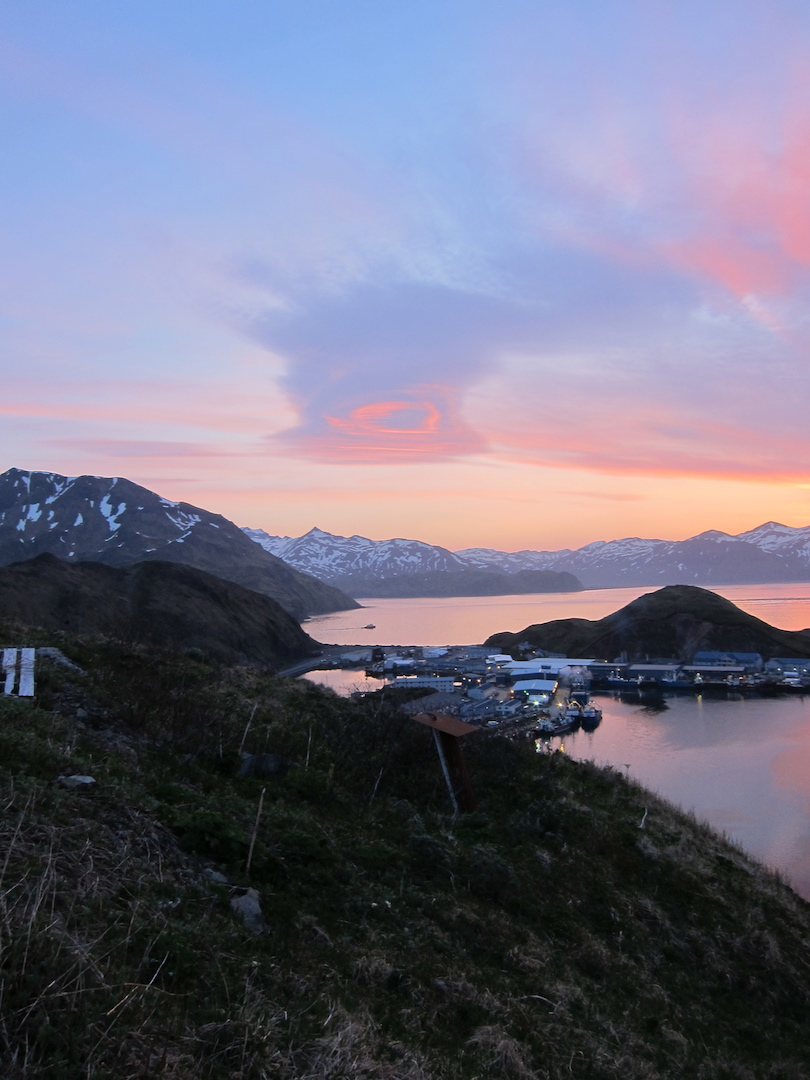
#> input picture course content/Rana's Midterm Review/InputImages/Sun/1.jpg, 810 x 1080 px
$ jupyter execute 'stitch 2+ images.ipynb'
#> lines starting #> are read from the running program, lines starting #| are printed output that depends on the picture
[cell 1]
import numpy as np
import matplotlib.pyplot as plt
import cv2

[cell 2]
img1 = cv2.cvtColor(cv2.imread('InputImages/Sun/1.jpg'), cv2.COLOR_BGR2RGB)
img2 = cv2.cvtColor(cv2.imread('InputImages/Sun/2.jpg'), cv2.COLOR_BGR2RGB)
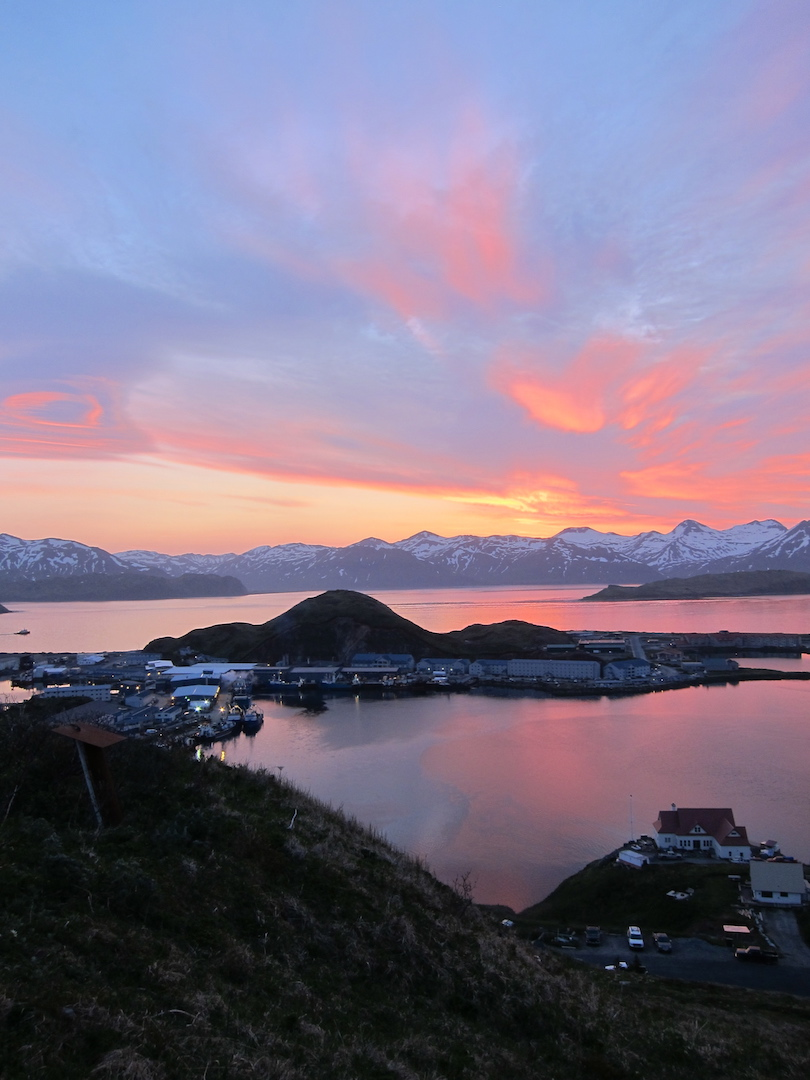
#> input picture course content/Rana's Midterm Review/InputImages/Sun/2.jpg, 810 x 1080 px
img3 = cv2.cvtColor(cv2.imread('InputImages/Sun/3.jpg'), cv2.COLOR_BGR2RGB)
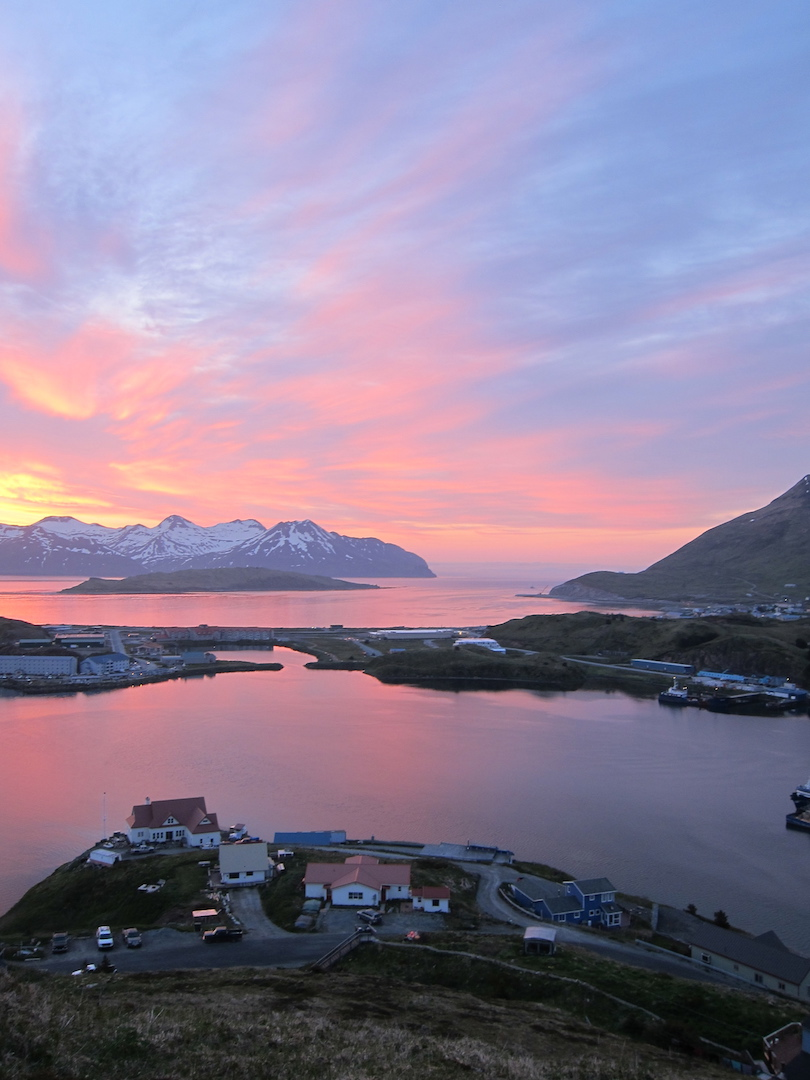
#> input picture course content/Rana's Final Review/InputImages/Sun/3.jpg, 810 x 1080 px, found by its file name
img4 = cv2.cvtColor(cv2.imread('InputImages/Sun/4.jpg'), cv2.COLOR_BGR2RGB)
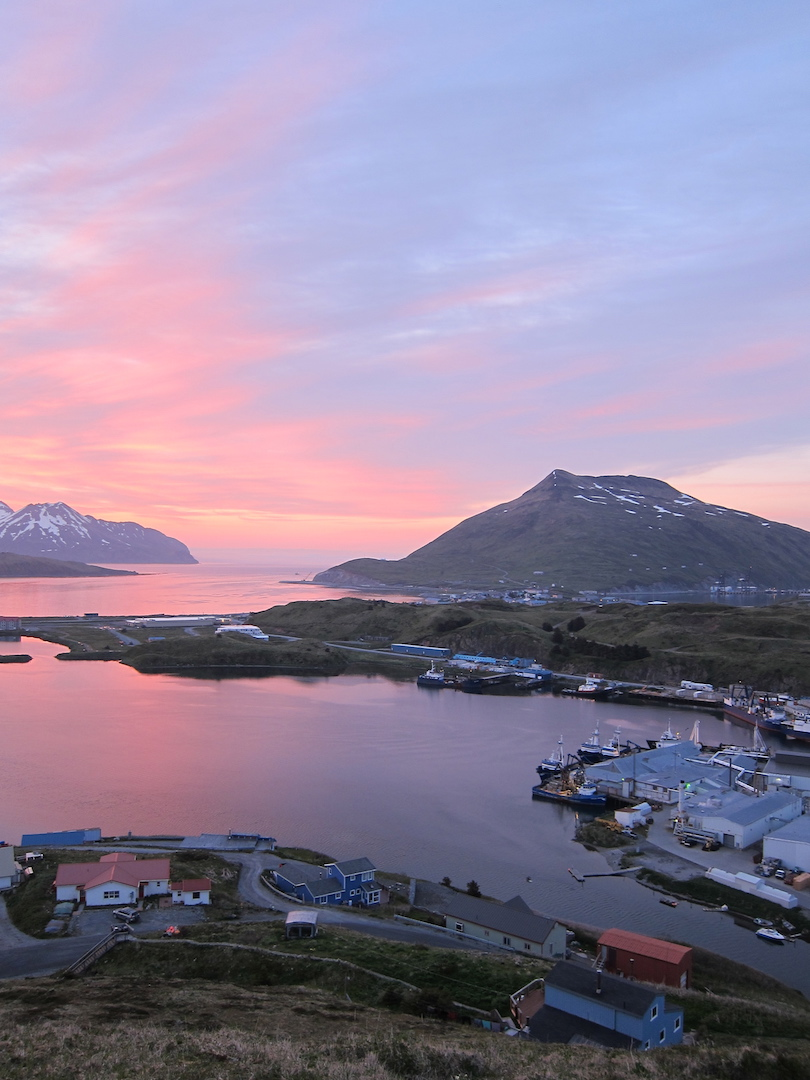
#> input picture course content/Rana's Midterm Review/InputImages/Sun/4.jpg, 810 x 1080 px
img5 = cv2.cvtColor(cv2.imread('InputImages/Sun/5.jpg'), cv2.COLOR_BGR2RGB)
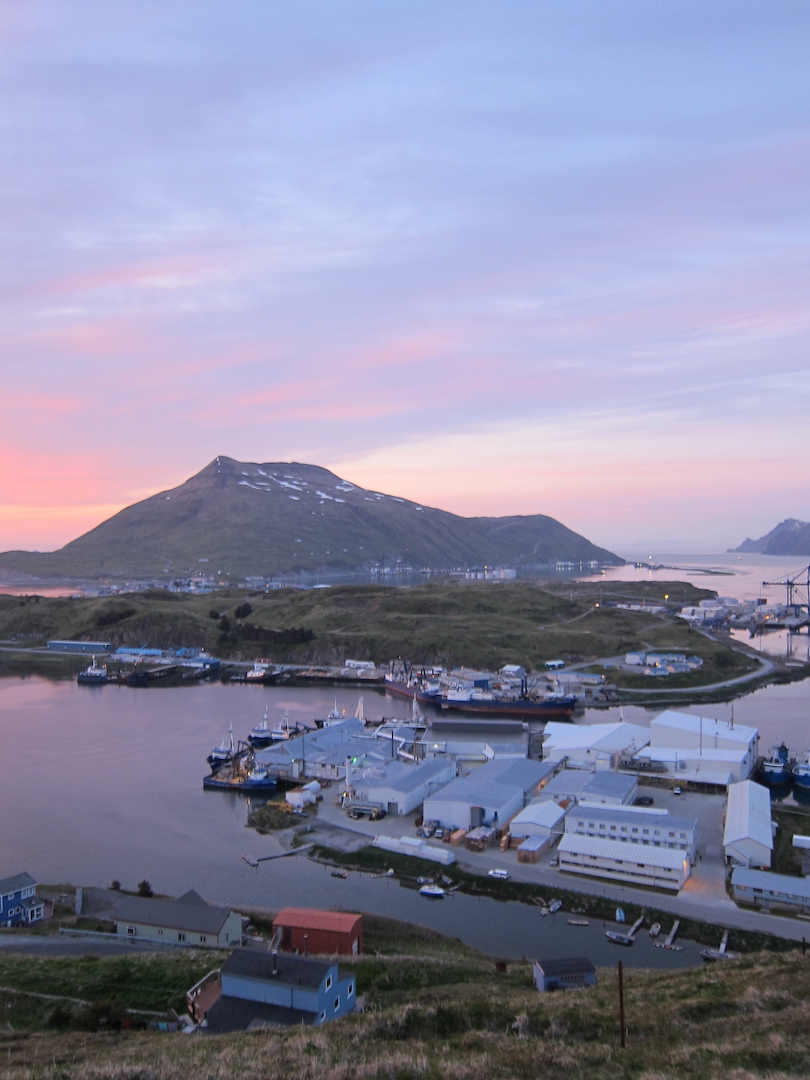
#> input picture course content/Rana's Final Review/InputImages/Sun/5.jpg, 810 x 1080 px, found by its file name

[cell 3]
sift = cv2.SIFT_create()

img = [img1, img2, img3]
stitched_image = img[0]

bf = cv2.BFMatcher()
for i in range(len(img)-1):
    kp1, des1 = sift.detectAndCompute(stitched_image, None)
    kp2, des2 = sift.detectAndCompute(img[i+1], None)
    matches = bf.knnMatch(des1, des2, k=2)
    good = []
    for m,n in matches:
        if m.distance < 0.75*n.distance:
            good.append(m)

    # Extract the matched keypoints
    src_pts = np.float32([ kp1[m.queryIdx].pt for m in good ]).reshape(-1,1,2)
    dst_pts = np.float32([ kp2[m.trainIdx].pt for m in good ]).reshape(-1,1,2)

    H, mask = cv2.findHomography(src_pts, dst_pts, cv2.RANSAC, ransacReprojThreshold=5)

    h1, w1 = stitched_image.shape[:2]
    h2, w2 = img[i+1].shape[:2]
    corners1 = np.array([[0, 0], [0, h1 - 1], [w1 - 1, h1 - 1], [w1 - 1, 0]], dtype=np.float32).reshape(-1, 1, 2)  # each corner is represented as [[x, y]]
    corners2 = np.array([[0, 0], [0, h2 - 1], [w2 - 1, h2- 1], [w2 - 1, 0]], dtype=np.float32).reshape(-1, 1, 2)

    transformed_corners = cv2.perspectiveTransform(corners1, H)                     # only corners 1 undergo transformation
    transformed_corners = np.concatenate((transformed_corners, corners2), axis=0)   # concatenate arrs along the rows

    # Find the minimum and maximum (transformed) coordinates to get the dimensions of the panoramic image
    min_x, min_y = np.int32(transformed_corners.min(axis=0).ravel())                # finding the min & max along the first axis -- (x, y) coordinates
                                                                                    # ravel() -- flattens the array results
    max_x, max_y = np.int32(transformed_corners.max(axis=0).ravel())

    # Adjust the homography matrix to account for the shift
    translation_matrix = np.array([[1, 0, -min_x], [0, 1, -min_y], [0, 0, 1]])      # shifting the image by -minx_x & min_y (so that it starts from (0, 0))
    adjusted_homography_matrix = np.dot(translation_matrix, H)                      # apply translation to the original homography matrix H

    # Apply the adjusted homography to warp the image
    stitched_image = cv2.warpPerspective(stitched_image, adjusted_homography_matrix, (max_x - min_x + 1, max_y - min_y + 1))
    stitched_image[-min_y:img[i+1].shape[0] - min_y, -min_x:img[i+1].shape[1] - min_x,:] = img[i+1]    # overlays img[i+1] onto the stitched image, ensuring that it aligns properly with img[i]
#> this loop made 2 passes
#> (matches, h1, w1, h2, w2, corners2, min_x, min_y) on pass 1: (1392 matches, 1080, 810, 1080, 810, [[0, 0], [0, 1079], [809, 1079], [809, 0]], -495, -136)
#> (matches, h1, w1, h2, w2, corners1, corners2, min_x) on pass 2: (2304 matches, 1342, 1305, 1080, 810, [[0, 0], [0, 1341], [1304, 1341], [1304, 0]], [[0, 0], [0, 1079], [809, 1079], [809, 0]], -2703)
                                                                                                # the negative indexing is used to ensure correct placement of img[i+1] in the stitched image.

    # Display or save the stitched image
plt.figure(figsize=(10,10))
plt.imshow(cv2.cvtColor(stitched_image, cv2.COLOR_BGR2RGB))
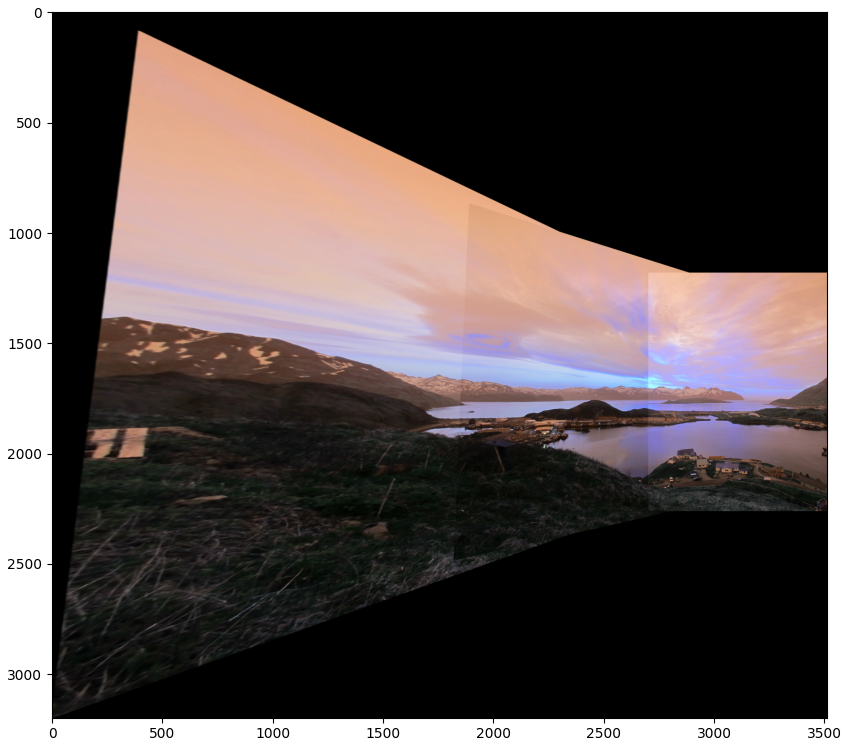
#> figure drawn by matplotlib, 1 panel; B, G, R data is drawn as R, G, B
